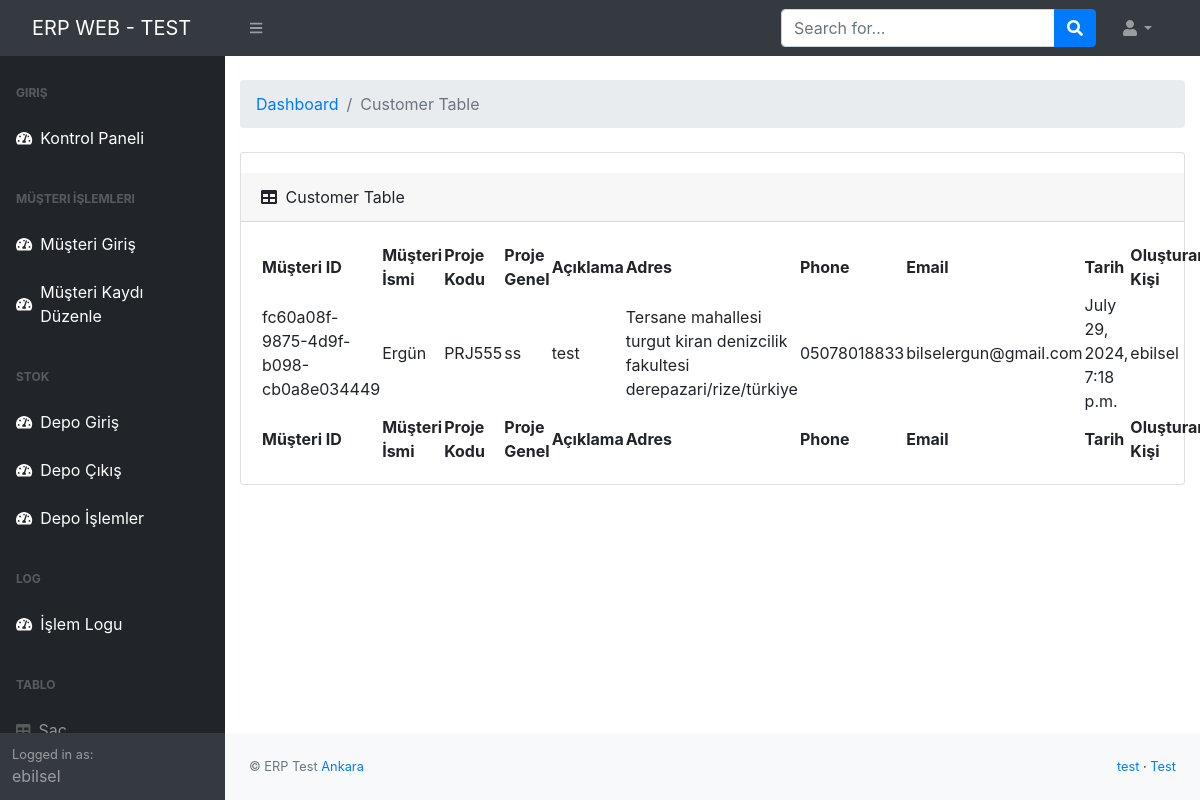
Screenshot of /musteri-kayit-duzenle (signed in) with the database file from the repository.
### apps/home/models.py (models this page shows, shortened)
class MusteriKayit(models.Model):
    musteri_id = models.UUIDField(primary_key=True, default=uuid.uuid4, editable=False)
    musteri_adi = models.CharField(max_length=255)
    adres = models.TextField()
    telefon = models.CharField(max_length=20)
    email = models.EmailField()
    aciklama = models.TextField(null=True, blank=True)
    proje_kodu = models.CharField(max_length=255,unique=True)
    proje_genel = models.CharField(max_length=255)
    created_by = models.ForeignKey(User, related_name='created_musteri', on_delete=models.SET_NULL, null=True, blank=True)
    updated_by = models.ForeignKey(User, related_name='updated_musteri', on_delete=models.SET_NULL, null=True, blank=True)
    proje_tarihi = models.DateTimeField(auto_now_add=True)
    class Meta:
        constraints = [
            models.UniqueConstraint(fields=['proje_kodu'], name='unique_proje_kodu')
        ]

### apps/home/views.py (the view, shortened to what this page needs)
# urls.py: path('musteri-kayit-duzenle', views.mkd, name='musteri_kaydi_duzenle'),
@csrf_exempt
@login_required(login_url="/login/")
def mkd(request):
    musteriler = MusteriKayit.objects.all()
    data = list(musteriler)
    context = {'segment': 'index','data':data}
    html_template = loader.get_template('home/kayit-duzenle.html')
    return HttpResponse(html_template.render(context, request))

### apps/context_processors.py (called while the page is built)
def cfg_assets_root(request):
    return { 'ASSETS_ROOT' : settings.ASSETS_ROOT }

### apps/templates/home/kayit-duzenle.html (shortened to what this page needs)
{% extends "layouts/base.html" %}
{% block content %}
<head>
</head>
        <link href="https://maxcdn.bootstrapcdn.com/bootstrap/4.5.2/css/bootstrap.min.css" rel="stylesheet">
        </head>
            <main>
                <br>
                <div class="container-fluid">
                    <ol class="breadcrumb mb-4">
                        <li class="breadcrumb-item"><a href="index.html">Dashboard</a></li>
                        <li class="breadcrumb-item active">Customer Table</li>
                    </ol>
                    <div class="card mb-4">
                        <div class="card-header">
                            <i class="fas fa-table me-1"></i>
                            Customer Table
                        </div>
                        <div class="card-body">
                            <table id="datatablesSimple">
                                <thead>
                                    <tr>
                                        <th>Müşteri ID</th>
                                        <th>Müşteri İsmi</th>
                                        <th>Proje Kodu</th>
                                        <th>Proje Genel</th>
                                        <th>Açıklama</th>
                                        <th>Adres</th>
                                        <th>Phone</th>
                                        <th>Email</th>
                                        <th>Tarih</th>
                                        <th>Oluşturan Kişi</th>
                                    </tr>
                                </thead>
                                <tfoot>
                                    <tr>
                                        <th>Müşteri ID</th>
                                        <th>Müşteri İsmi</th>
                                        <th>Proje Kodu</th>
                                        <th>Proje Genel</th>
                                        <th>Açıklama</th>
                                        <th>Adres</th>
                                        <th>Phone</th>
                                        <th>Email</th>
                                        <th>Tarih</th>
                                        <th>Oluşturan Kişi</th>
                                    </tr>
                                </tfoot>
                                <tbody>
                                    {% for col in data %}
                                    <tr musteri_id="{{ col.musteri_id }}">
                                        <td >{{ col.musteri_id }}</td>
                                        <td id="musteri_adi" class="editable">{{ col.musteri_adi }}</td>
                                        <td id="proje_kodu" class="editable">{{ col.proje_kodu }}</td>
                                        <td id="proje_genel" class="editable">{{ col.proje_genel }}</td>
                                        <td id="aciklama" class="editable">{{ col.aciklama }}</td>
                                        <td id="adres" class="editable">{{ col.adres }}</td>
                                        <td id="telefon" class="editable">{{ col.telefon }}</td>
                                        <td id="email" class="editable">{{ col.email }}</td>
                                        <td >{{ col.proje_tarihi }}</td>
                                        <td >{{ col.created_by }}</td>
                                    </tr>
                                    {% endfor %}
                                </tbody>
                            </table>
                        </div>
                    </div>
                </div>
            </main>
{% endblock content %}

### apps/templates/includes/sidebar.html (shortened to what this page needs)
<nav class="sb-sidenav accordion sb-sidenav-dark" id="sidenavAccordion">
    <div class="sb-sidenav-menu">
        <div class="nav">
            <div class="sb-sidenav-menu-heading">Giriş</div>
            <a class="nav-link {% if 'index' in segment %} active {% endif %}" href="index.html">
                <div class="sb-nav-link-icon"><i class="fas fa-tachometer-alt"></i></div>
                Kontrol Paneli
            </a>
            <div class="sb-sidenav-menu-heading">Müşteri İşlemleri</div>
            <a class="nav-link {% if 'index' in segment %} active {% endif %}" href="/musteri-kayit-olustur">
                <div class="sb-nav-link-icon"><i class="fas fa-tachometer-alt"></i></div>
                Müşteri Giriş
            </a>
            <a class="nav-link {% if 'index' in segment %} active {% endif %}" href="/musteri-kayit-duzenle">
                <div class="sb-nav-link-icon"><i class="fas fa-tachometer-alt"></i></div>
                Müşteri Kaydı Düzenle
            </a>
            <div class="sb-sidenav-menu-heading">Stok</div>
            <a class="nav-link {% if 'index' in segment %} active {% endif %}" href="/depo_giris">
                <div class="sb-nav-link-icon"><i class="fas fa-tachometer-alt"></i></div>
                Depo Giriş
            </a>
            <a class="nav-link {% if 'index' in segment %} active {% endif %}" href="stok-export.html">
                <div class="sb-nav-link-icon"><i class="fas fa-tachometer-alt"></i></div>
                Depo Çıkış
            </a>
            <a class="nav-link {% if 'index' in segment %} active {% endif %}" href="/stok-action">
                <div class="sb-nav-link-icon"><i class="fas fa-tachometer-alt"></i></div>
                Depo İşlemler
            </a>
            <div class="sb-sidenav-menu-heading">Log</div>
            <a class="nav-link {% if 'index' in segment %} active {% endif %}" href="logs">
                <div class="sb-nav-link-icon"><i class="fas fa-tachometer-alt"></i></div>
                İşlem Logu
            </a>
            <div class="sb-sidenav-menu-heading">Tablo</div>
            <a class="nav-link {% if 'tables' in segment %} active {% endif %}" href="/sac">
                <div class="sb-nav-link-icon"><i class="fas fa-table"></i></div>
                Saç
            </a>
        </div>
    </div>
    <div class="sb-sidenav-footer">
        <div class="small">Logged in as:</div>
        {{ request.user.username }}
    </div>
</nav>

### rows the page displays
MusteriKayit: musteri_id "fc60a08f-9875-4d9f-b098-cb0a8e034449", musteri_adi "Ergün", proje_kodu "PRJ555", proje_genel "ss", aciklama "test", adres "Tersane mahallesi turgut kiran denizcilik fakultesi derepazari/rize/türkiye", telefon "05078018833", email "bilselergun@gmail.com", proje_tarihi "July 29, 2024, 7:18 p.m.", created_by "ebilsel"

### other values shown
{{ request.user.username }} "ebilsel"
